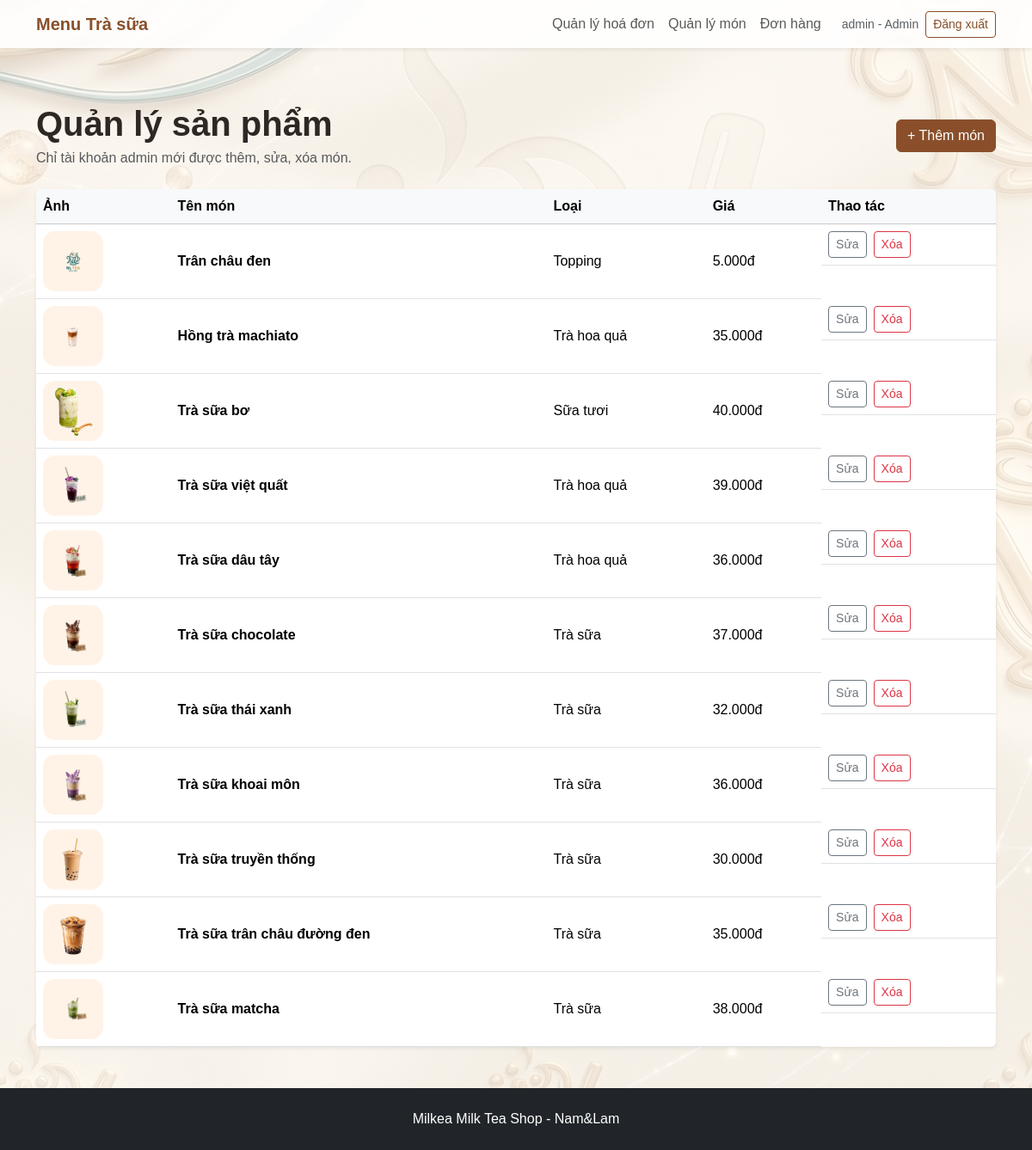
/admin/products (signed in), run on the app's committed database.
### milk_tea_shop/models.py (models this page shows)
class Product(db.Model):
    __tablename__ = "products"
    id = db.Column(db.Integer, primary_key=True)
    name = db.Column(db.String(120), nullable=False)
    category = db.Column(db.String(80), nullable=False)
    size = db.Column(db.String(50), default="M/L")
    topping = db.Column(db.String(120), default="Không")
    price = db.Column(db.Integer, nullable=False)
    description = db.Column(db.Text, default="")
    image = db.Column(db.String(255), default="")
    order_items = db.relationship("OrderItem", backref="product", lazy=True)

### milk_tea_shop/routes.py (the view)
@main_bp.route("/admin/products")
def admin_products():
    if not check_admin():
        return redirect(url_for("main.login"))
    products = Product.query.order_by(Product.id.desc()).all()
    return render_template("admin_products.html", products=products)

### milk_tea_shop/routes.py (called while the page is built)
@main_bp.app_context_processor
def send_data_to_html():
    cart = session.get("cart", {})
    cart_count = 0
    for quantity in cart.values():
        cart_count += int(quantity)
    return {
        "money": money,
        "cart_count": cart_count
    }

def check_admin():
    if "user_id" not in session:
        flash("Vui lòng đăng nhập trước.", "warning")
        return False
    if session.get("role") != "admin":
        flash("Bạn không có quyền truy cập trang quản lý.", "danger")
        return False
    return True

### milk_tea_shop/templates/admin_products.html (shortened to what this page needs)
{% extends "base.html" %}
{% block content %}
<section class="container py-5">
    <div class="d-flex justify-content-between align-items-center mb-4">
        <div>
            <h1 class="fw-bold mb-1">Quản lý sản phẩm</h1>
            <p class="text-muted mb-0">Chỉ tài khoản admin mới được thêm, sửa, xóa món.</p>
        </div>
        <a href="{{ url_for('main.add_product') }}" class="btn btn-brown">+ Thêm món</a>
    </div>
    <div class="table-responsive shadow-sm rounded bg-white">
        <table class="table align-middle mb-0">
            <thead class="table-light">
                <tr>
                    <th>Ảnh</th>
                    <th>Tên món</th>
                    <th>Loại</th>
                    <th>Giá</th>
                    <th>Thao tác</th>
                </tr>
            </thead>
            <tbody>
                {% for p in products %}
                <tr>
                    <td><img src="{{ url_for('static', filename='images/' + (p.image or 'logo.png')) }}" class="table-img" alt="{{ p.name }}"></td>
                    <td class="fw-semibold">{{ p.name }}</td>
                    <td>{{ p.category }}</td>
                    <td>{{ "{:,.0f}".format(p.price).replace(',', '.') }}đ</td>
                    <td class="d-flex gap-2">
                        <a href="{{ url_for('main.edit_product', product_id=p.id) }}" class="btn btn-sm btn-outline-secondary">Sửa</a>
                        <form method="POST" action="{{ url_for('main.delete_product', product_id=p.id) }}" onsubmit="return confirm('Bạn có chắc muốn xóa món này không?');">
                            <button class="btn btn-sm btn-outline-danger" type="submit">Xóa</button>
                        </form>
                    </td>
                </tr>
                {% else %}
                <tr><td colspan="5" class="text-center text-muted py-4">Chưa có sản phẩm.</td></tr>
                {% endfor %}
            </tbody>
        </table>
    </div>
</section>
{% endblock %}

### milk_tea_shop/static/css/style.css (style rules this page uses)
html, body { min-height: 100%; }
body { margin: 0; color: #2f2723; font-family: Arial, Helvetica, sans-serif; background: #fffaf5; }
body.app-body { background: linear-gradient(rgba(255, 250, 245, 0.70), rgba(255, 250, 245, 0.70)), url("../images/background.png"); background-size: cover; background-position: center; background-repeat: no-repeat; background-attachment: fixed; }
.btn-brown { background: #8a4f2a; color: #fff; border: 1px solid #8a4f2a; }
.table-img { width: 70px; height: 70px; object-fit: contain; background: #fff3e8; border-radius: 14px; padding: 6px; }
html, body { min-height: 100%; margin: 0; }
body { min-height: 100vh; display: flex; flex-direction: column; }

### data on the page
Product: image (picture), name "Trân châu đen", category "Topping", price "5.000"
Product: image (picture), name "Hồng trà machiato", category "Trà hoa quả", price "35.000"
Product: image (picture), name "Trà sữa bơ", category "Sữa tươi", price "40.000"
Product: image (picture), name "Trà sữa việt quất", category "Trà hoa quả", price "39.000"
Product: image (picture), name "Trà sữa dâu tây", category "Trà hoa quả", price "36.000"
Product: image (picture), name "Trà sữa chocolate", category "Trà sữa", price "37.000"
Product: image (picture), name "Trà sữa thái xanh", category "Trà sữa", price "32.000"
Product: image (picture), name "Trà sữa khoai môn", category "Trà sữa", price "36.000"
Product: image (picture), name "Trà sữa truyền thống", category "Trà sữa", price "30.000"
Product: image (picture), name "Trà sữa trân châu đường đen", category "Trà sữa", price "35.000"
Product: image (picture), name "Trà sữa matcha", category "Trà sữa", price "38.000"

### other printed values
{{ session.get('username') }} "admin"
{{ 'Admin' if session.get('role') == 'admin' else 'Khách hàng' }} "Admin"
